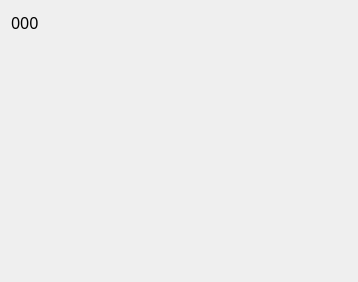
<?xml version="1.0" encoding="UTF-8"?>
<ui version="4.0">
 <class>BCSingleDisplayWidget</class>
 <widget class="QWidget" name="BCSingleDisplayWidget">
  <property name="geometry">
   <rect>
    <x>0</x>
    <y>0</y>
    <width>358</width>
    <height>282</height>
   </rect>
  </property>
  <property name="windowTitle">
   <string>Form</string>
  </property>
  <property name="styleSheet">
   <string notr="true"/>
  </property>
  <layout class="QVBoxLayout" name="verticalLayout">
   <item>
    <widget class="QLabel" name="m_pNameLabel">
     <property name="font">
      <font>
       <family>微软雅黑</family>
       <pointsize>12</pointsize>
      </font>
     </property>
     <property name="layoutDirection">
      <enum>Qt::LeftToRight</enum>
     </property>
     <property name="text">
      <string>000</string>
     </property>
     <property name="alignment">
      <set>Qt::AlignLeading|Qt::AlignLeft|Qt::AlignTop</set>
     </property>
    </widget>
   </item>
  </layout>
 </widget>
 <resources/>
 <connections/>
</ui>
